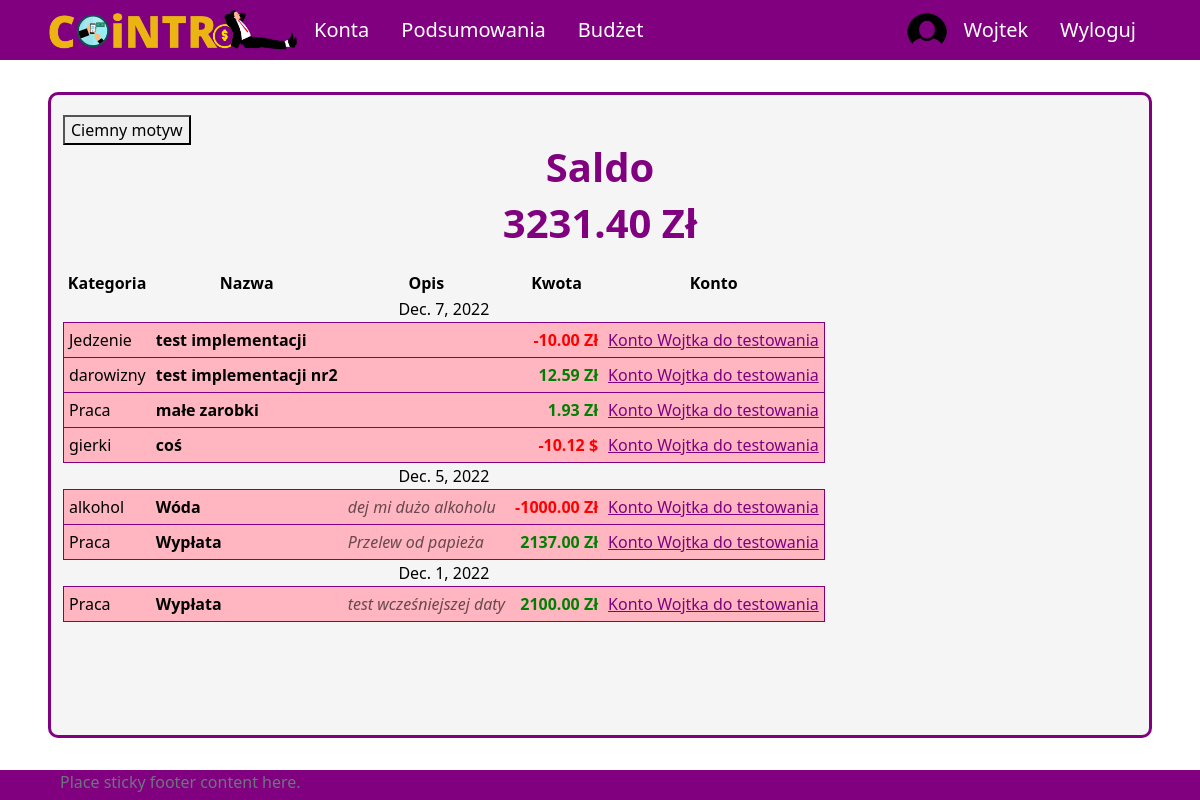
The app's page / (signed in) with its own data.
### UsersApp/models.py (models this page shows, shortened)
class Profile(models.Model):
    user = models.OneToOneField(User, on_delete=models.CASCADE, null=True, blank=True)
    name = models.CharField(max_length=200, blank=True, null=True)
    email = models.EmailField(max_length=400, null=True, blank=True)
    username = models.CharField(max_length=200, blank=True, null=True)
    currency = models.ForeignKey('Currency', on_delete=models.SET_NULL, null=True)
    image = models.ImageField(null=True, blank=True)
    created = models.DateTimeField(auto_now_add=True)
    id = models.UUIDField(default=uuid.uuid4, unique=True,
                            primary_key=True, editable=False)

class Currency(models.Model):
    name = models.CharField(max_length=100)
    access_name = models.CharField(max_length=20) #access_name nazwa aby zdobyć kurs walut
    sign = models.CharField(max_length=5) #znak waluty
    id = models.UUIDField(default=uuid.uuid4, unique=True,
                            primary_key=True, editable=False)

class Category(models.Model):
    SCOPE_CHOICES = (
    ("INCOME", "income"),
    ("EXPENSE", "expense"),
    )
    name = models.CharField(max_length=255)
    owner = models.ForeignKey(Profile, null=True, blank=True, on_delete=models.CASCADE)
    scope = models.CharField(max_length=10, choices=SCOPE_CHOICES) #income / expense - do oddzielenia rodzaju transakcji
    id = models.UUIDField(default=uuid.uuid4, unique=True, primary_key=True, editable=False)
    def __str__(self):
        return self.name

### aplication/models.py (models this page shows, shortened)
class Transaction(models.Model):
    id_account = models.ForeignKey(Account, on_delete=models.CASCADE)
    id_user = models.ForeignKey(Profile, on_delete=models.SET_NULL, null=True) #konto z którego dokonano transakcji zostało usunięte ale transakcja ma pozostać
    id_category = models.ForeignKey(Category, on_delete=models.CASCADE)
    id_subcategory = models.ForeignKey(Subcategory, on_delete=models.SET_NULL, null=True, blank=True)
    name = models.CharField(max_length=50, null=True, blank=True)
    currency = models.ForeignKey(Currency, on_delete=models.SET_NULL, null=True)
    is_periodic = models.BooleanField(default=False)
    amount = models.DecimalField(max_digits=10, decimal_places=2)
    converted_amount = models.DecimalField(max_digits=10, decimal_places=2)
    transaction_date = models.DateField()
    description = models.CharField(max_length=255, blank=True, null=True)
    id = models.UUIDField(default=uuid.uuid4, unique=True, primary_key=True, editable=False)

class Account(models.Model):
    owner = models.ForeignKey(Profile, null=True, blank=True, on_delete=models.CASCADE)
    name = models.CharField(max_length=30)
    currency = models.ForeignKey(Currency, on_delete=models.SET_NULL, null=True)
    is_shared = models.BooleanField(default=False)
    description = models.CharField(max_length=100, null=True, blank=True)
    id = models.UUIDField(default=uuid.uuid4, unique=True, primary_key=True, editable=False)
    def calculate_balance(self):
        balance = 0
        transactions = Transaction.objects.filter(id_account=self)
        for transaction in transactions:
            balance += transaction.converted_amount
        return balance

### aplication/views.py (the view)
# urls.py: 2. Add a URL to urlpatterns:  path('', views.home, name='home')
def home(request):
    if request.user.is_authenticated:
        balance = 0
        user_accounts = User_Account.objects.filter(id_user = request.user.profile.id)
        accounts = []
        for ua in user_accounts:
            if ua.id_account.owner == request.user.profile and ua.id_account.is_shared == False:
                accounts.append(ua.id_account)
        all_transactions = Transaction.objects.filter(id_user=request.user.profile).order_by('-transaction_date')
        dates = []
        transactions = []
        for t in all_transactions:
            if t.id_account.is_shared == False:
                transactions.append(t)
                if t.transaction_date not in dates:
                    dates.append(t.transaction_date)
        for acc in accounts:
            balance += acc.calculate_balance()
        context = {
            'profile': request.user.profile,
            'dates': dates,
            "transactions": transactions,
            'profile_balance': balance
        }
        return render(request, 'application/home/home-login.html', context)
    else:
        return render(request, 'application/home/home-logout.html')

### templates/application/home/home-login.html (shortened to what this page needs)
{% extends 'application/base.html' %}
{% block content %}
    <div class="title">
        <h1>Saldo</h1>
        <h1>{{ profile_balance }} {{ profile.currency.sign }}</h1>
    </div>
    <div class="content">
        <table>
            <tr id="table-header">
                <th>Kategoria</th>
                <th>Nazwa</th>
                <th>Opis</th>
                <th>Kwota</th>
                <th>Konto</th>
            </tr>
            {% for date in dates %}
                <tr class="date">
                    <td class="center" colspan="5">{{ date }}</td>
                </tr>
                {% for tr in transactions %}
                    {% if tr.transaction_date == date %}
                        <tr class="transaction">
                            <td id="transaction-category">{{ tr.id_category }}</td>
                            <td id="transaction-name">{{ tr.name }}</td>
                            {% if tr.description %}
                            <td id="transaction-description">{{ tr.description }}</td>
                            {% else %}
                            <td id="transaction-description"></td>
                            {% endif %}
                            {% if tr.converted_amount >= 0 %}
                                <td id="transaction-amount" class="income">{{ tr.converted_amount }} {{ tr.currency.sign }}</td>
                            {% else %}
                                <td id="transaction-amount" class="expense">{{ tr.converted_amount }} {{ tr.currency.sign }}</td>
                            {% endif %}
                            <td id="transaction-account">
                                <a id="tr-acc-link" class="link" href="{% url 'account' pk=tr.id_account.id %}">{{ tr.id_account.name }}</a>
                            </td>
                        </tr>
                    {% endif %}
                {% endfor %}
            {% endfor %}
        </table>
    </div>
{% endblock  %}

### templates/application/base.html (shortened to what this page needs)
{%load static%}
<!DOCTYPE html>
<html lang="pl">
<head>
    <link href="https://cdn.jsdelivr.net/npm/bootstrap@5.2.2/dist/css/bootstrap.min.css" rel="stylesheet">
    <link rel="stylesheet" type="text/css" href="{% static 'css/style.css' %}">
</head>
<body onload="checkColorMode()">
    <nav class="nav">
        {% if user.is_authenticated %}
        <ul class="nav justify-content-start">
            <li class="nav-item"><a id="logo-link" class="nav-link" href="{% url 'home' %}">
                <img onmouseover="logoHover()" onmouseout="logoOut()" id="app-logo" src="{% static 'images/logo.png' %}">
            </a>
            <li class="nav-item"><a class="nav-link" href="{% url 'all-accounts' %}">Konta</a></li>
            <li class="nav-item"><a class="nav-link" href="#">Podsumowania</a></li>
            <li class="nav-item"><a class="nav-link" href="#">Budżet</a></li>
        </ul>
        <ul class="nav justify-content-end">
            <img src="{% static 'images/circle_user_image.png' %}", style="border-radius: 50%; width: 40px;">
            <li class="nav-item"><a class="nav-link" href="{% url 'profile' %}">{{ user.username }}</a></li>
            <li class="nav-item"><a class="nav-link" href="{% url 'logout' %}">Wyloguj</a></li>
        </ul>
        {% endif %}
    </nav>
    <div id = "site-content">
        <button onclick="darkMode()" id="dark-mode-button">Ciemny motyw</button>
        {% block content %}
        {% endblock %}
    </div>
    <footer class="footer">
        <div class="container">
            <span class="text-muted">Place sticky footer content here.</span>
        </div>
    </footer>
</body>
</html>

### aplication/static/css/style.css (style rules this page uses)
body { background-color: white; color: black; }
a.nav-link { color: white; font-size: 20px; }
ul.nav { align-items: center; }
nav.nav { height: 60px; background-color: purple; justify-content: space-between; padding-left: 4vw; padding-right: 4vw; }
#logo-link { padding: 0; }
#app-logo { width: 250px; }
#site-content { min-height: calc(100vh - 60px - 8vh - 30px); margin-top: 4vh; margin-bottom: 4vh; margin-left: 4vw; margin-right: 4vw; padding-left: 1vw; padding-right: 1vw; padding-top: 1vh; padding-bottom: 1vh; border: 3px solid purple; border-radius: 10px; background-color: whitesmoke; position: relative; }
#dark-mode-button { position: absolute; top: 20px; }
div.title { padding-top: 5vh; display: flex; align-items: center; flex-direction: column; }
div.title h1 { color: purple; font-size: 40px; font-weight: bold; }
div.content { margin-top: 15px; }
tr.transaction { border: 1px solid purple; background-color: lightpink }
#table-header > th { text-align: center; }
tr.transaction > td { padding: 5px; }
#transaction-name { font-weight: bold; }
#transaction-description { font-style: italic; color: rgba(0, 0, 0, 0.6); }
#transaction-amount { text-align: end; font-weight: bold; }
.income { color: green; }
.expense { color: red; }
#tr-acc-link { color: purple; }
.link { color: purple; }
.center { text-align: center; }
footer { height: 30px; background-color: purple; justify-content: space-between; padding-left: 4vw; padding-right: 4vw; }

### records on screen
Profile: currency.sign "Zł"
Transaction: dates "Dec. 7, 2022", id_category "Jedzenie", name "test implementacji", converted_amount "-10.00", currency.sign "Zł", id_account.name "Konto Wojtka do testowania"
Transaction: id_category "darowizny", name "test implementacji nr2", converted_amount "12.59", currency.sign "Zł", id_account.name "Konto Wojtka do testowania"
Transaction: id_category "Praca", name "małe zarobki", converted_amount "1.93", currency.sign "Zł", id_account.name "Konto Wojtka do testowania"
Transaction: id_category "gierki", name "coś", converted_amount "-10.12", currency.sign "$", id_account.name "Konto Wojtka do testowania"
Transaction: dates "Dec. 5, 2022", id_category "alkohol", name "Wóda", description "dej mi dużo alkoholu", converted_amount "-1000.00", currency.sign "Zł", id_account.name "Konto Wojtka do testowania"
Transaction: id_category "Praca", name "Wypłata", description "Przelew od papieża", converted_amount "2137.00", currency.sign "Zł", id_account.name "Konto Wojtka do testowania"
Transaction: dates "Dec. 1, 2022", id_category "Praca", name "Wypłata", description "test wcześniejszej daty", converted_amount "2100.00", currency.sign "Zł", id_account.name "Konto Wojtka do testowania"

### other values on screen
{{ user.username }} "Wojtek"
{{ profile_balance }} "3231.40"
